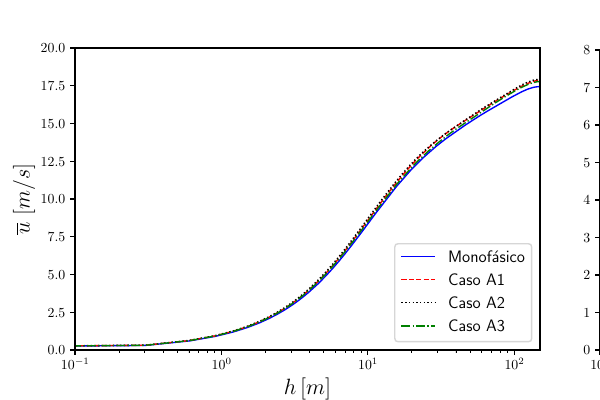

Write Python code to recreate this figure.
#importar pacotes
import locale
locale.setlocale(locale.LC_NUMERIC, "de_DE")
import numpy as np
import matplotlib.pyplot as plt
from mpl_toolkits.axes_grid1.inset_locator import inset_axes

#ler os dados
#caso1
r_1, v_1 = np.loadtxt("u_mono_128_dt10(-4)_novo_180000.curve",
                      dtype='float',
                      skiprows=0,
                      delimiter=' ',
                      unpack=True)
#modificar os dados do caso1
r_1 = r_1*0.030236987/(0.001/1000)
v_1 = v_1/0.030236987
#caso2
r_2, v_2 = np.loadtxt("u_average_alfa_0.1_d0.1_172000.curve",
                      dtype='float',
                      skiprows=0,
                      delimiter=' ',
                      unpack=True)
#modificar os dados do caso2
r_2 = r_2*0.030236987/(0.001/1000)
v_2 = v_2/0.030236987
#caso5
r_5, v_5 = np.loadtxt("u_average_alfa_0.1_d0.2_172000.curve",
                      dtype='float',
                      skiprows=0,
                      delimiter=' ',
                      unpack=True)
#modificar os dados do caso5
r_5 = r_5*0.030236987/(0.001/1000)
v_5 = v_5/0.030236987    
#caso6
r_6, v_6 = np.loadtxt("u_average_bif_alfa0.1_d0.5_172000.curve",
                      dtype='float',
                      skiprows=0,
                      delimiter=' ',
                      unpack=True)
#modificar os dados do caso5
r_6 = r_6*0.030236987/(0.001/1000)
v_6 = v_6/0.030236987
#caso3
#r_3, v_3 = np.loadtxt("vel_mono_log.csv",
#                      dtype='float',
#                      skiprows=0,
#                      delimiter=' ',
#                      unpack=True)
#modificar os dados do caso3
#r_3 = r_3*(0.001/1000)/0.03
#v_3 = v_3*0.03
#caso4
#r_4, v_4 = np.loadtxt("vel_caso_b_d0.5.csv",
#                      dtype='float',
#                      skiprows=2,
#                      delimiter=' ',
#                      unpack=True)
#modificar os dados do caso4
#r_4 = r_4*(0.001/1000)/0.03
#v_4 = v_4*0.03

#criar figura
fig, ax = plt.subplots()
#nome do gráfico
plt.title('', fontsize=16)
# reduzir fonte da legenda
plt.rcParams['legend.fontsize'] = 12
plt.rc('text', usetex=True)
plt.rc('text.latex', unicode= True)
#nomes nos eixos
ax.set_xlabel('$h \, [m]$', fontsize=16)
ax.set_ylabel("$\overline{u} \,\, [m/s]$", fontsize=16)
#dimensao dos eixos
ax.axis([0.1, 150.0, 0.0, 20.0])
#grafico 3
#ax.plot(r_3, v_3,
#        label='Exp. Pang e Wei (2013)',
#        color='white',
#        linewidth=1,
#        linestyle= '',
#        marker = 'o',
#        markersize = 5,
#        markeredgecolor = 'black',
#        markeredgewidth= 1)
#grafico 1
ax.semilogx(r_1, v_1,
        label='Monofásico',
        color='blue',
        linewidth=1,
        linestyle='-',
        marker = '',
        markersize = 2)
#grafico 2
ax.plot(r_2, v_2,
        label='Caso A1',
        color='red',
        linewidth=1,
        linestyle= '--',
        marker = '',
        markersize = 1)
#grafico 5
ax.plot(r_5, v_5,
        label='Caso A2 ',
        color='black',
        linewidth=1,
        linestyle= ':',
        marker = '',
        markersize = 1)
#grafico 6
ax.plot(r_6, v_6,
        label='Caso A3',
        color='green',
        linewidth=1,
        linestyle= '-.',
        marker = '',
        markersize = 1)        
#grafico 4
#ax.plot(r_4, v_4,
#        label='cont',
#        color='green',
#        linewidth=1,
#        linestyle= '',
#        marker = 'o',
#        markersize = 5)       


axins = inset_axes(ax,
                   3.0,
                   3.0,
                   loc='center',
                   bbox_to_anchor=(1.25, 0.5),
                   bbox_transform=ax.figure.transFigure)
axins.semilogx(r_1, v_1,
        label='Monofásico',
        color='blue',
        linewidth=1,
        linestyle='-',
        marker = '',
        markersize = 2)
axins.plot(r_2, v_2,
        label='Caso A1',
        color='red',
        linewidth=1,
        linestyle= '--',
        marker = '',
        markersize = 1)
axins.plot(r_5, v_5,
        label='Caso A2 ',
        color='black',
        linewidth=1,
        linestyle= ':',
        marker = '',
        markersize = 1)
axins.plot(r_6, v_6,
        label='Caso A3',
        color='green',
        linewidth=1,
        linestyle= '-.',
        marker = '',
        markersize = 1)

axins.set_xlim([1,10])
axins.set_ylim([0,8])

#colocar legenda    
ax.legend(loc='lower right', scatterpoints=1)
#ajustar espacamento
#plt.rcParams["figure.figsize"] = (3,2)
#fig.tight_layout()
#salvar a figura
plt.savefig('teste_ampliacao.pdf',
            format='pdf')
#plt.savefig('vel_comp_128_alfa0.1_var_diametro_tese_final.png',
#            format='png')